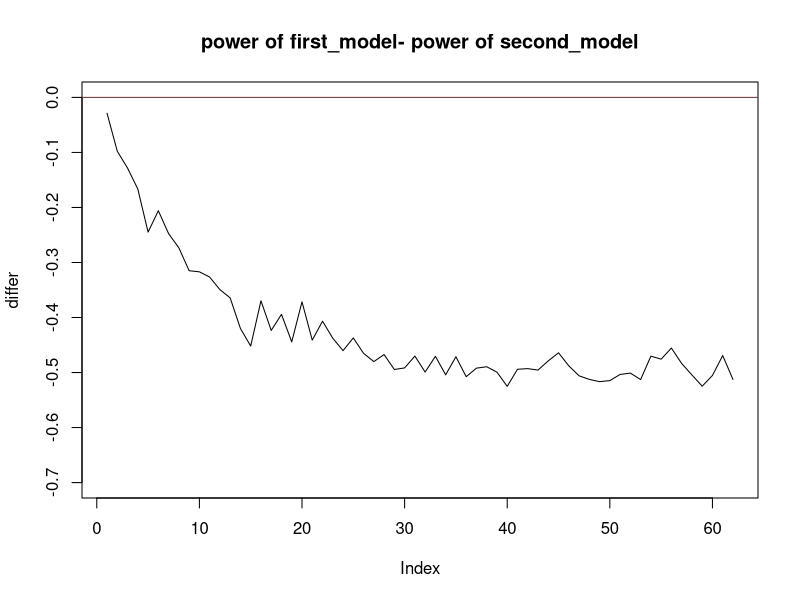

Here is the R script that generated this plot:
## ---- chunk 1
set.seed(8)
alpha <- 0.05
N <- 1000
M <- 8
K <- 30
F_1 <- numeric(K)
S_1 <- numeric(K)
T_1 <- numeric(K)
## ---- chunk 2
interaction_test <- function(size_vec){
  for(i in 1:K){
    X_1 <- runif(size_vec)
    X_2 <- rep(c("A","B"),times=size_vec/2)
    Y <- X_1*(X_2=="A")+ rnorm(size_vec)
    Y_2 <- (0.001)*X_1*(X_2=="A") + 2*rbinom(n=size_vec,size=1,prob=1/2)
    Y_3 <- X_1*(X_2=="A") + rexp(size_vec,rate=0.2)
    df <- data.frame(X_1,X_2,Y,Y_2)
    F_1[i] <- summary(aov(Y~X_1*X_2, data=df))[[1]][3,5]
    S_1[i] <- summary(aov(Y_2~X_1*X_2, data=df))[[1]][3,5]
    T_1[i] <- summary(aov(Y_3~X_1*X_2, data=df))[[1]][3,5]
  }
  c(mean(F_1),mean(S_1),mean(T_1<alpha),mean(F_1<alpha))
}


results <- lapply(2*(5:(N/2)),interaction_test)
## ---- chunk 3
library(plyr)
results_df <- as.data.frame(t(matrix(unlist(results),nrow=4)))
names(results_df) <- c("first","second","third<alpha","first<alpha")
rownames(results_df) <- 2*(5:(N/2))
head(results_df)

group_mean <- function(x,col_num){
  mean(results_df[(8*x-7):(8*x),col_num])
}

plot_df <- data.frame(X = c(
  sapply(1:(nrow(results_df)/8),function(x) group_mean(x,1)),
  sapply(1:(nrow(results_df)/8),function(x) group_mean(x,2))
  
),task=sort(rep(c("F","S"),times=((N/2)-4)/M)) ,group_size=8*(1:(((N/2)-4)/M) )) 
differ <-  plot_df$X[1:(nrow(plot_df)/2)] - plot_df$X[(nrow(plot_df)/2 +1):nrow(plot_df)]

plot(differ,type="l",ylim=c(c(-0.7,0)),main="power of first_model- power of second_model")
abline(h=0,col="red")
## ---- chunk 4
plot_df_2 <- data.frame(X = c(
  sapply(1:(nrow(results_df)/M),function(x) group_mean(x,4)),
  sapply(1:(nrow(results_df)/M),function(x) group_mean(x,3))
  
),task=sort(rep(c("F","S"),times=((N/2)-4)/M)) ,group_size=8*(1:(((N/2)-4)/M) )) 
differ_2 <-  plot_df_2$X[1:(nrow(plot_df_2)/2)] - plot_df_2$X[(nrow(plot_df_2)/2 +1):nrow(plot_df_2)]
